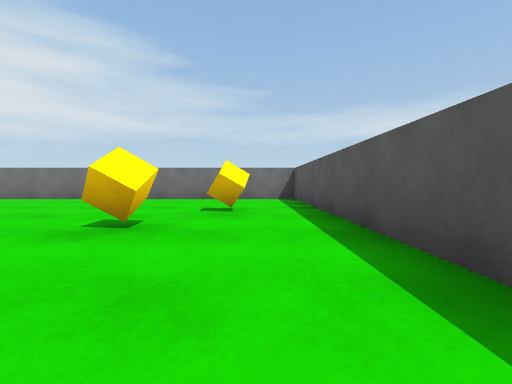
[1] (above)

20 first-person views from a walk through a Unity game level. The camera is 0.51 m above the floor, tilts 2° down and sees 90° across. The floor is counted in squares, 1 m on a side. Each view is taken from the middle of a square. On the plan, view 1 faces up. The plan holds only what a view shows up to about 9 squares ahead; the rest is blank. The place goes on beyond the plan. The player character is not drawn.

[2]
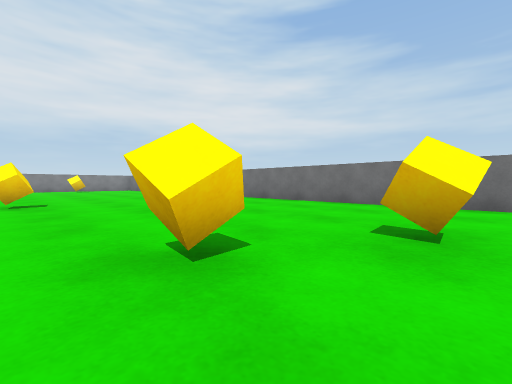

[3]
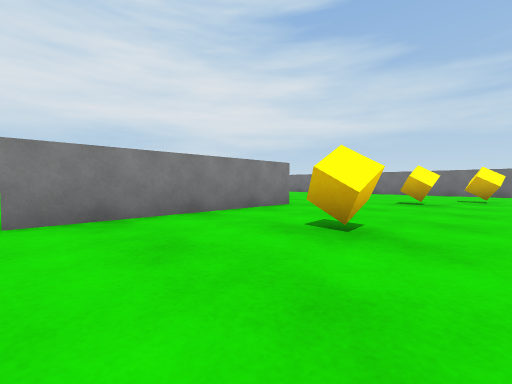

[4]
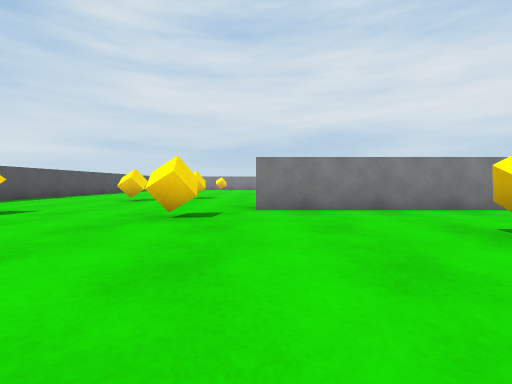

[5]
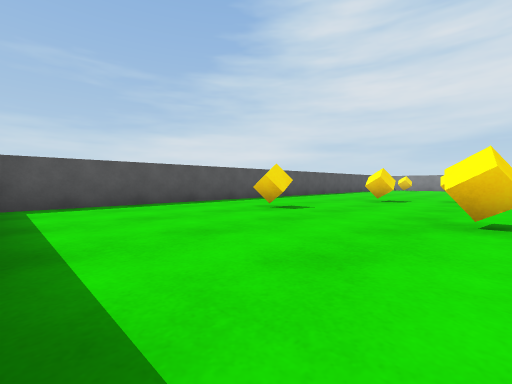

[6]
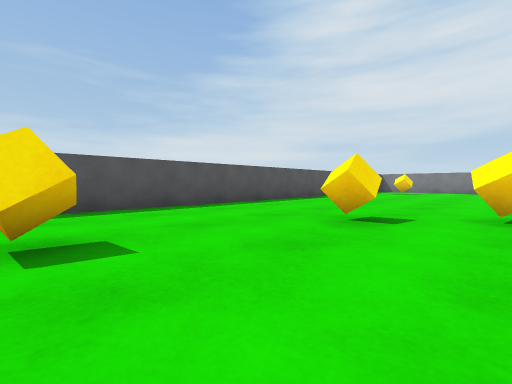

[7]
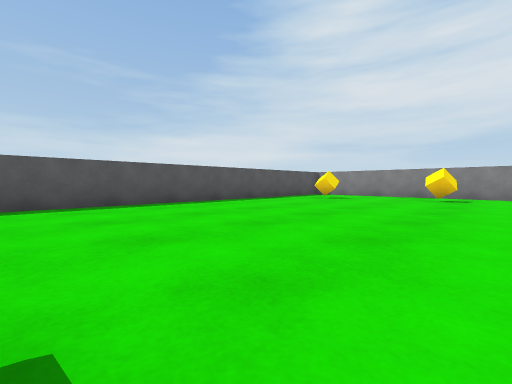

[8]
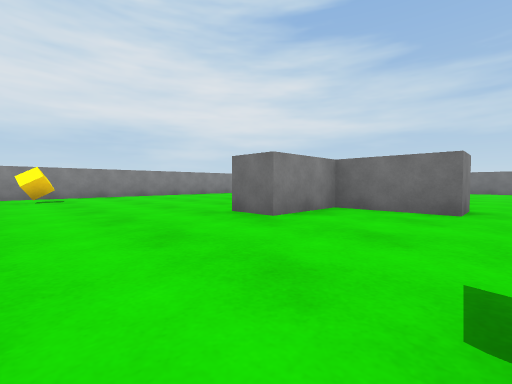

[9]
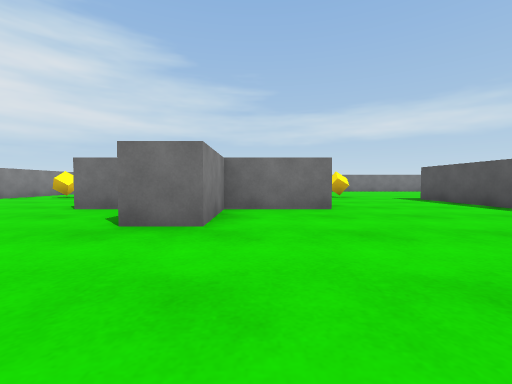

[10]
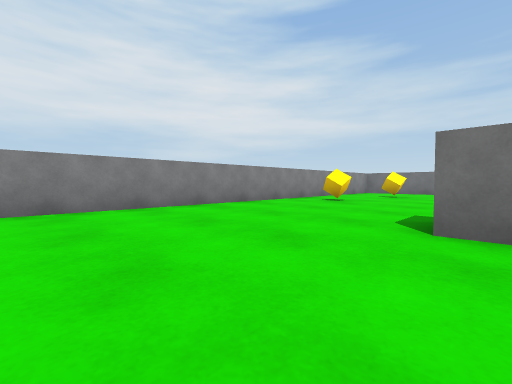

[11]
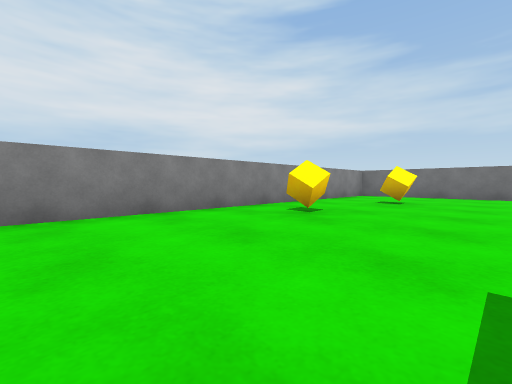

[12]
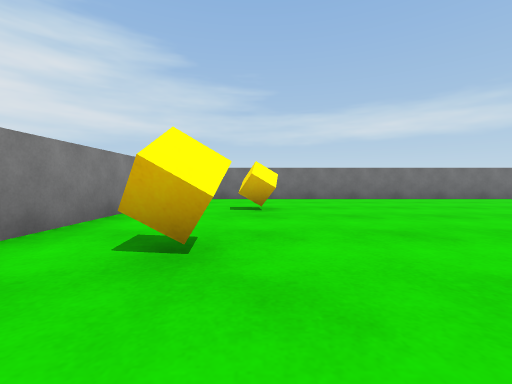

[13]
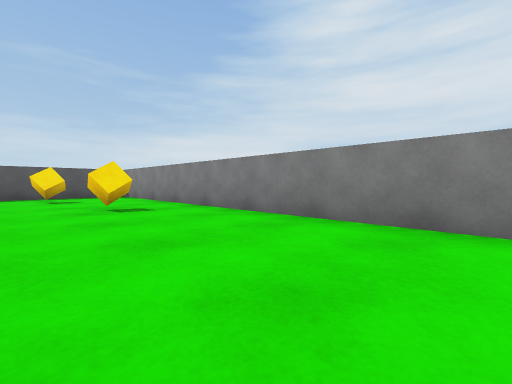

[14]
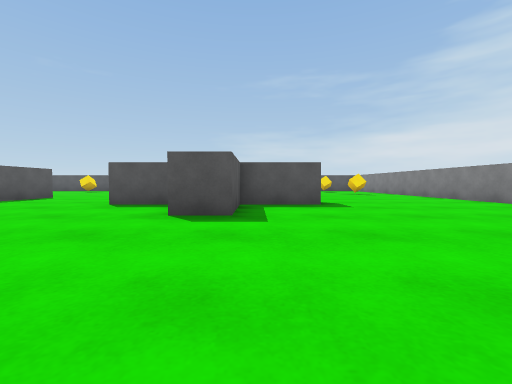

[15]
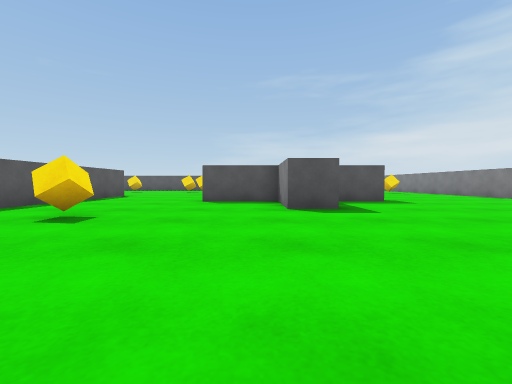

[16]
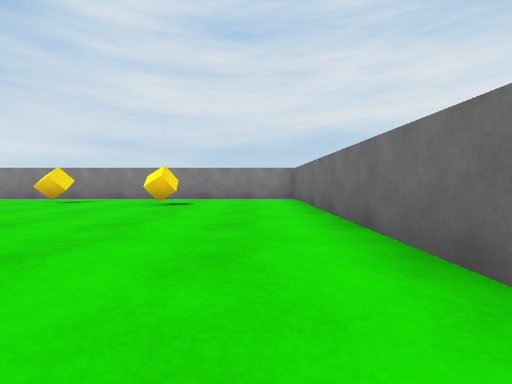

[17]
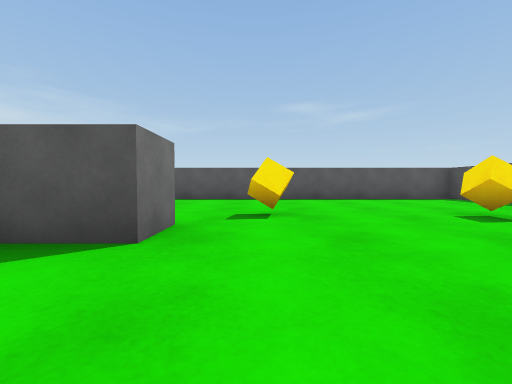

[18]
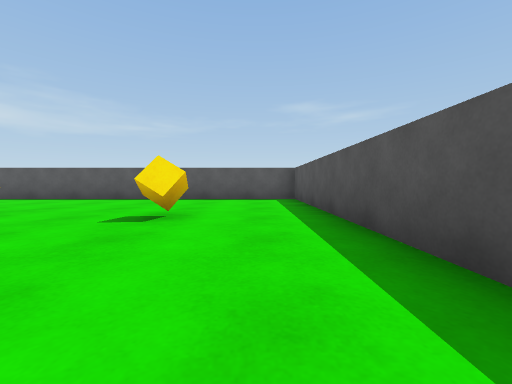

[19]
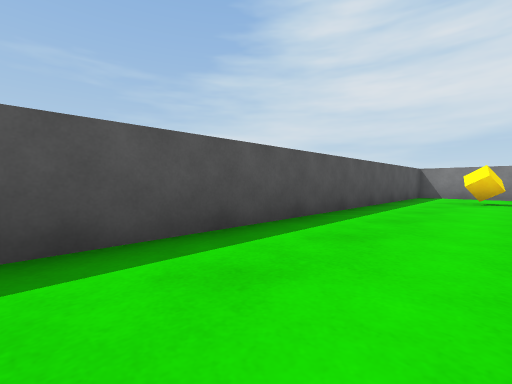

[20]
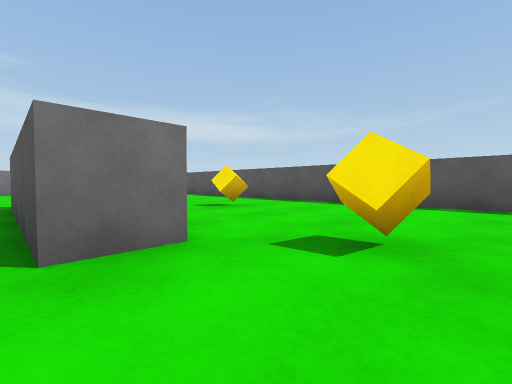

### Floor plan
Points are (right, up) in squares from view 1. A wall is a line through its corners. A room is listed if a view was taken in it or the views show most of it. See-through windows are left out.
Room 1 (views 1, 2, 3, 4, 5, 6, 7, 8, 9, 10, 11, 12, 13, 14, 15, 16, 17, 18, 19, 20)
walls: (-3.8, 1) (-3.8, -4) (-4.9, -4) (-4.9, 1); (-12.6, -2) (-13.6, -2); (-13.6, -1) (-11.6, -1) (-11.6, 1) (-10.6, 1) (-10.6, -1) (-8.5, -1) (-8.5, -2) (-10.6, -2) (-10.6, -4) (-11.6, -4); (1.3, 8.3) (-18.2, 8.3) (-18.2, -11.2) (1.3, -11.2) (1.3, 8.3)
objects: cube (-17, 2); cube (-16, -9); cube (-16, -6); cube (-16, 5); cube (-8, -6); cube (-7, 2); cube (-6, -8); cube (-3, -9); cube (-3, -5); cube (-2, 3); cube (-1, -1); cube (0, 5)

Where each view was taken, in squares from view 1:
view 1: 0 up, 0 right, facing up
view 2: 2 up, 0 right, facing up-left
view 3: 4 down, 0 right, facing up-left
view 4: 4 down, 1 right, facing left
view 5: 5 down, 1 right, facing down-left
view 6: 6 down, 3 left, facing down-left
view 7: 5 down, 8 left, facing down-left
view 8: 7 down, 8 left, facing up-left
view 9: 7 down, 10 left, facing up
view 10: 5 down, 13 left, facing up-left
view 11: 2 down, 14 left, facing up-left
view 12: 0 up, 16 left, facing up
view 13: 1 down, 15 left, facing down-left
view 14: 5 up, 12 left, facing down
view 15: 6 up, 10 left, facing down
view 16: 7 up, 10 left, facing left
view 17: 5 down, 7 left, facing right
view 18: 10 down, 7 left, facing right
view 19: 9 down, 8 left, facing down-left
view 20: 6 down, 5 left, facing up-right
